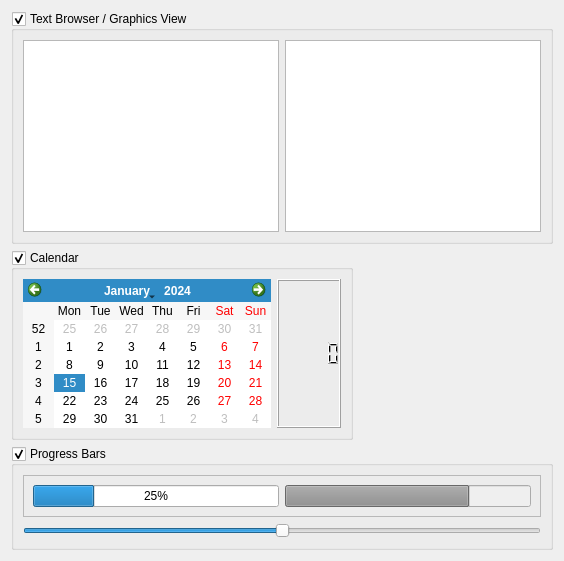
      <widget class="QWidget" name="tab_4">
       <attribute name="title">
        <string>Display Widgets</string>
       </attribute>
       <layout class="QVBoxLayout" name="verticalLayout_13">
        <item>
         <widget class="QGroupBox" name="groupBox_14">
          <property name="title">
           <string>Text Browser / Graphics View</string>
          </property>
          <property name="checkable">
           <bool>true</bool>
          </property>
          <layout class="QHBoxLayout" name="horizontalLayout_8">
           <item>
            <widget class="QTextBrowser" name="textBrowser"/>
           </item>
           <item>
            <widget class="QGraphicsView" name="graphicsView"/>
           </item>
          </layout>
         </widget>
        </item>
        <item>
         <widget class="QGroupBox" name="groupBox_15">
          <property name="sizePolicy">
           <sizepolicy hsizetype="Maximum" vsizetype="Preferred">
            <horstretch>0</horstretch>
            <verstretch>0</verstretch>
           </sizepolicy>
          </property>
          <property name="title">
           <string>Calendar</string>
          </property>
          <property name="checkable">
           <bool>true</bool>
          </property>
          <layout class="QHBoxLayout" name="horizontalLayout_9">
           <item>
            <widget class="QCalendarWidget" name="calendarWidget"/>
           </item>
           <item>
            <widget class="QLCDNumber" name="lcdNumber"/>
           </item>
          </layout>
         </widget>
        </item>
        <item>
         <widget class="QGroupBox" name="groupBox_16">
          <property name="title">
           <string>Progress Bars</string>
          </property>
          <property name="checkable">
           <bool>true</bool>
          </property>
          <layout class="QVBoxLayout" name="verticalLayout_12">
           <item>
            <widget class="QFrame" name="frame_9">
             <property name="frameShape">
              <enum>QFrame::StyledPanel</enum>
             </property>
             <property name="frameShadow">
              <enum>QFrame::Raised</enum>
             </property>
             <layout class="QHBoxLayout" name="horizontalLayout_15">
              <item>
               <widget class="QProgressBar" name="progressBar">
                <property name="value">
                 <number>25</number>
                </property>
                <property name="orientation">
                 <enum>Qt::Horizontal</enum>
                </property>
                <property name="invertedAppearance">
                 <bool>false</bool>
                </property>
                <property name="textDirection">
                 <enum>QProgressBar::TopToBottom</enum>
                </property>
               </widget>
              </item>
              <item>
               <widget class="QProgressBar" name="progressBar_3">
                <property name="enabled">
                 <bool>false</bool>
                </property>
                <property name="value">
                 <number>75</number>
                </property>
                <property name="textVisible">
                 <bool>false</bool>
                </property>
                <property name="orientation">
                 <enum>Qt::Horizontal</enum>
                </property>
                <property name="invertedAppearance">
                 <bool>false</bool>
                </property>
                <property name="textDirection">
                 <enum>QProgressBar::BottomToTop</enum>
                </property>
               </widget>
              </item>
             </layout>
            </widget>
           </item>
           <item>
            <widget class="QSlider" name="horizontalSlider_2">
             <property name="maximum">
              <number>100</number>
             </property>
             <property name="value">
              <number>50</number>
             </property>
             <property name="orientation">
              <enum>Qt::Horizontal</enum>
             </property>
            </widget>
           </item>
          </layout>
         </widget>
        </item>
       </layout>
      </widget>
